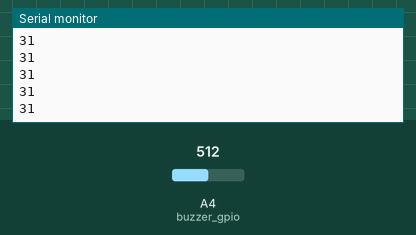
Simulated run of this sketch. Board: Arduino Uno, built with avr-gcc and run on an emulated ATmega328P. On the bench: the last lines printed to the serial monitor. The test bench sets the inputs (shaded band); at power-on: A4 (buzzer_gpio) = 512.

Above: at 1.2 s.
1.3 s: A4 (buzzer_gpio) set to 716
At 2.0 s:
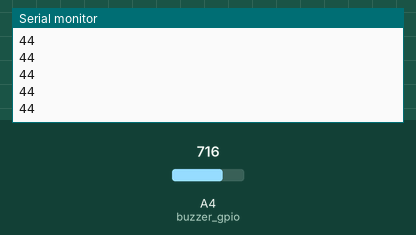
2.8 s: A4 (buzzer_gpio) set to 900
At 3.8 s:
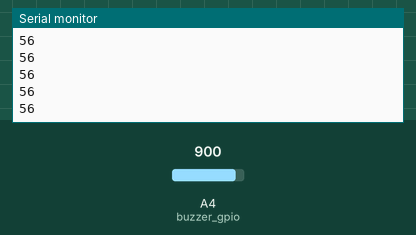
Timing chart, 0 to 5.8 s (numbered marks = the images above; inputs shaded):
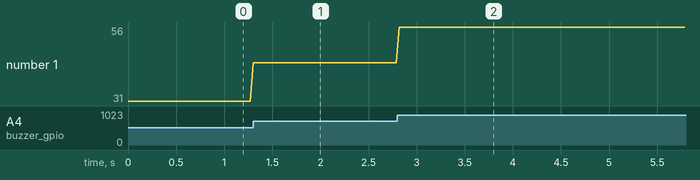

The sketch:

Buzzer_Volume_Control.ino.ino
```cpp
const byte buzzer_gpio = 18; // the PWM pin the LED is attached to


float floatMap(float x, float in_min, float in_max, float out_min, float out_max)
{
  return (x - in_min) *(out_max - out_min)/(in_max - in_min) + out_min;
}

void setup() {
  // put your setup code here, to run once:

  Serial.begin(9600);


}


void loop() {
  // put your main code here, to run repeatedly:

  int analogValue = analogRead(4);
  int brightness = floatMap(analogValue, 0, 4095, 0, 255);

  if(brightness > 200) {
    Serial.println("decrease the volume");
    digitalWrite(buzzer_gpio, HIGH);
    delay(100);
  }
  digitalWrite(buzzer_gpio, LOW);
  Serial.println(brightness);
  delay(30);
}
```

Measured:
- after the input at 1.3 s, the serial monitor: prints a new line at once (image 1)
- after the input at 2.8 s, the serial monitor: prints a new line at once (image 2)
- plotted number 1: 31 → 44 after the input at 1.3 s, 44 → 56 after the input at 2.8 s
